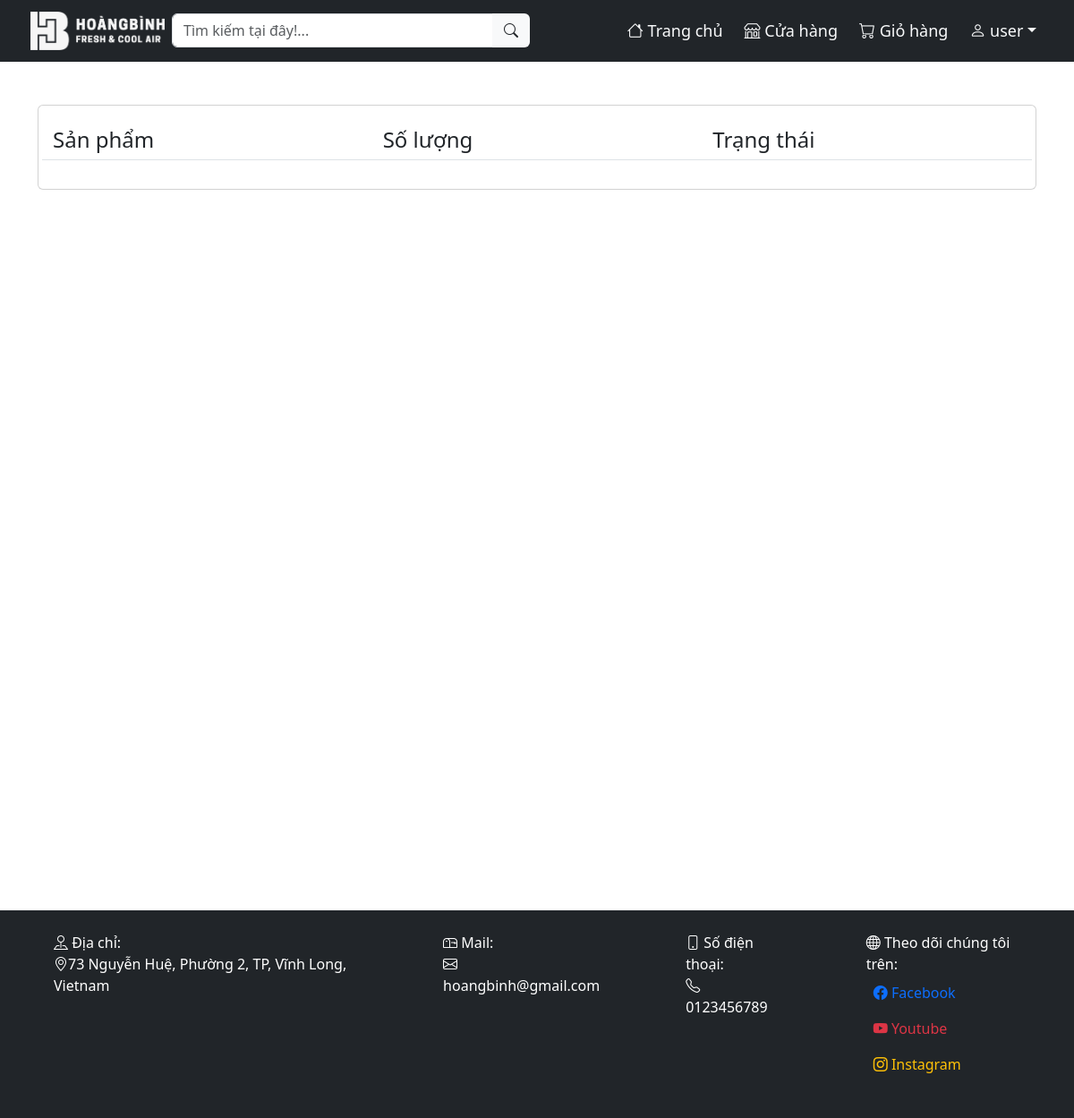
/bill.php (signed in), run on an earlier commit of the app's database.
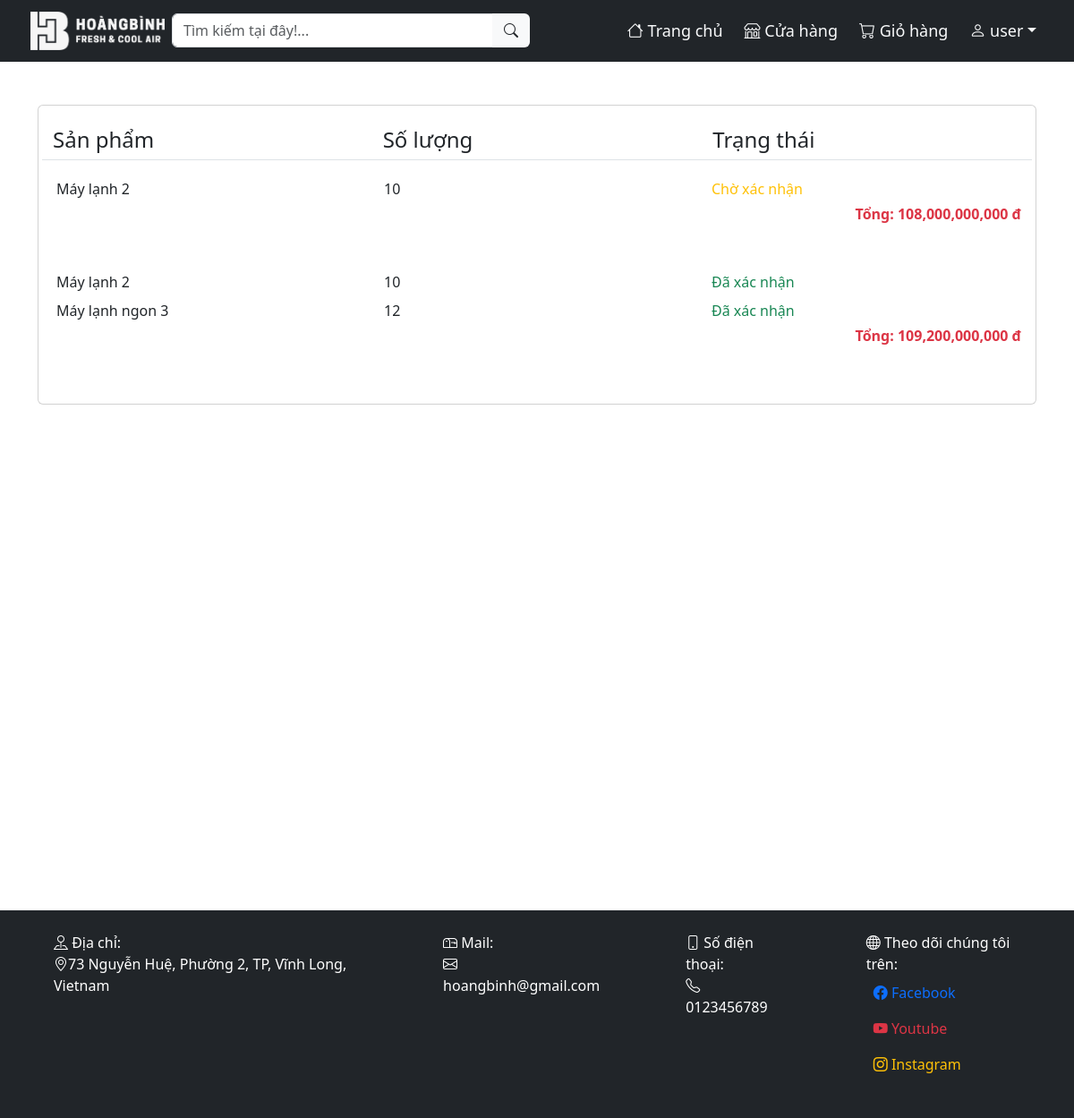
And on a later commit of the database.
### tables this page shows
CREATE TABLE `item_bill` (
  `bill_id` int(11) NOT NULL,
  `item_id` int(11) NOT NULL,
  `num` int(11) NOT NULL
);

CREATE TABLE `product` (
  `prd_id` int(10) NOT NULL,
  `prd_name` varchar(100) NOT NULL,
  `prd_price` decimal(50,0) NOT NULL,
  `prd_pricenew` float DEFAULT NULL,
  `prd_special` varchar(100) DEFAULT NULL,
  `prd_size` varchar(50) NOT NULL,
  `prd_inverter` varchar(10) NOT NULL DEFAULT 'Không',
  `prd_color` varchar(20) NOT NULL,
  `prd_vol` int(10) NOT NULL,
  `prd_speedlvl` int(10) NOT NULL,
  `picture` varchar(100) NOT NULL,
  `views` int(11) NOT NULL DEFAULT 0,
  `brand_id` int(10) DEFAULT NULL,
  `type_id` int(10) DEFAULT NULL
);

CREATE TABLE `bill` (
  `bil_id` int(10) NOT NULL,
  `date` datetime NOT NULL,
  `username` varchar(100) NOT NULL,
  `phone` varchar(10) NOT NULL,
  `mail` varchar(50) NOT NULL,
  `address` varchar(100) NOT NULL,
  `total` float NOT NULL,
  `stats` int(1) NOT NULL DEFAULT 0
);

### bill.php (the view, shortened to what this page needs)
<?php
    include "./handle/handle_sqldata.php";
    require "./web/echoHTML.php";
    $username=$_SESSION['username'];
?>
<!DOCTYPE html>
<html lang="en">
<head>
    <link rel="stylesheet" href="./css/style.css">
    <link rel="stylesheet" href="./css/bootstrap.css">
    <link rel="stylesheet" href="https://cdn.jsdelivr.net/npm/bootstrap-icons@1.11.1/font/bootstrap-icons.css">
</head>
<body>
<div id="body" class="container py-5">
    <div class="card mx-auto p-3">
        <div class="row border-bottom py-1 mb-3">
            <div class="col fs-4">Sản phẩm</div>
            <div class="col fs-4">Số lượng</div>
            <div class="col fs-4">Trạng thái</div>
        </div>
        <?php
        $sql="SELECT bil_id FROM bill WHERE username='$username'";
        $result = mysqli_query($conn,$sql);
        foreach($result as $item){
            $id= $item["bil_id"];
            $sql="SELECT item_bill.bill_id,prd_name,item_bill.num,bill.total,bill.stats FROM item_bill,bill,product WHERE bill.bil_id=item_bill.bill_id AND bill.username='$username' AND item_bill.item_id=product.prd_id AND bill.bil_id=$id";
            $result2=mysqli_query($conn,$sql);
            foreach($result2 as $item2){
                echo '<div class="row p-1">
                    <div class="col">'.$item2['prd_name'].'</div>
                    <div class="col">'.$item2['num'].'</div>';
                switch($item2['stats']){
                    case 0:
                        echo '<div class="col text-warning">Chờ xác nhận</div></div>';
                        break;
                    case 1:
                        echo '<div class="col text-success">Đã xác nhận</div></div>';
                        break;
                }
            }
            echo '<div class="d-flex flex-row-reverse fw-bold mb-5"><div class="text-danger ">Tổng: '.number_format($item2['total']).' đ</div></div>';
        }
        ?>
    </div>
</div>
</body>
</html>

What changed in the data, as far as the page shows it:
added bill: total "108,000,000,000"
added item_bill: item.prd_name "Máy lạnh 2", num "10", shows "Chờ xác nhận", shown under "108,000,000,000"
added bill: total "109,200,000,000"
added item_bill: item.prd_name "Máy lạnh 2", num "10", shows "Đã xác nhận", shown under "109,200,000,000"
added item_bill: item.prd_name "Máy lạnh ngon 3", num "12", shows "Đã xác nhận", shown under "109,200,000,000"
